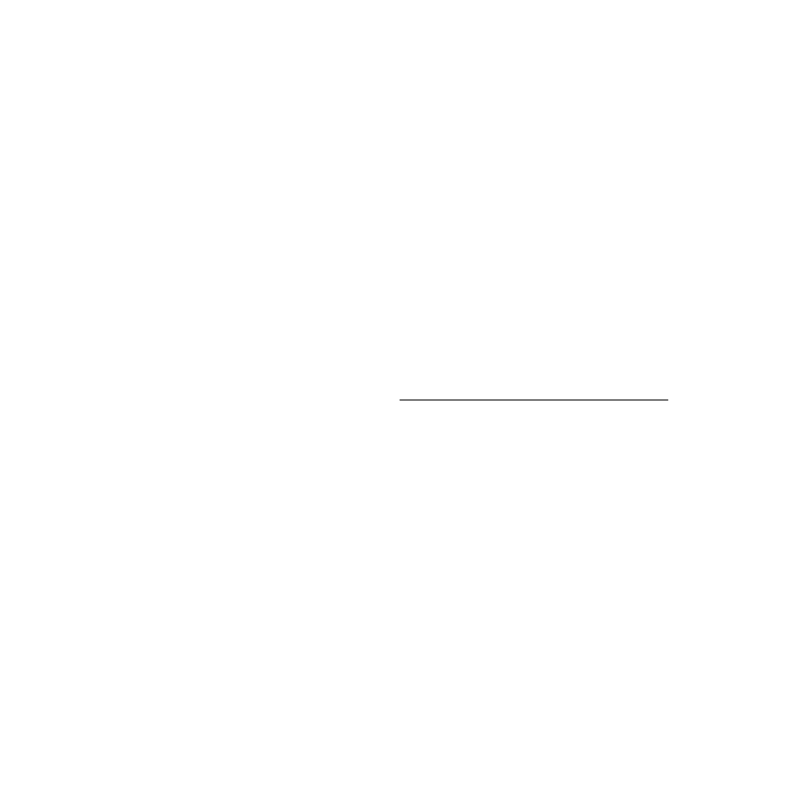
Frame 1 (no input)
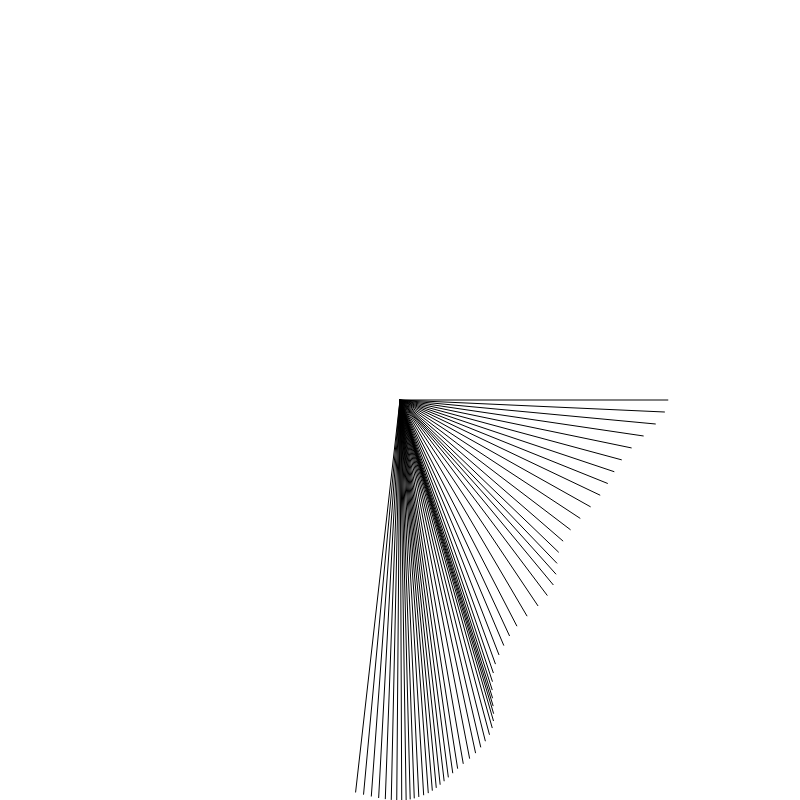
Frame 60 (no input)
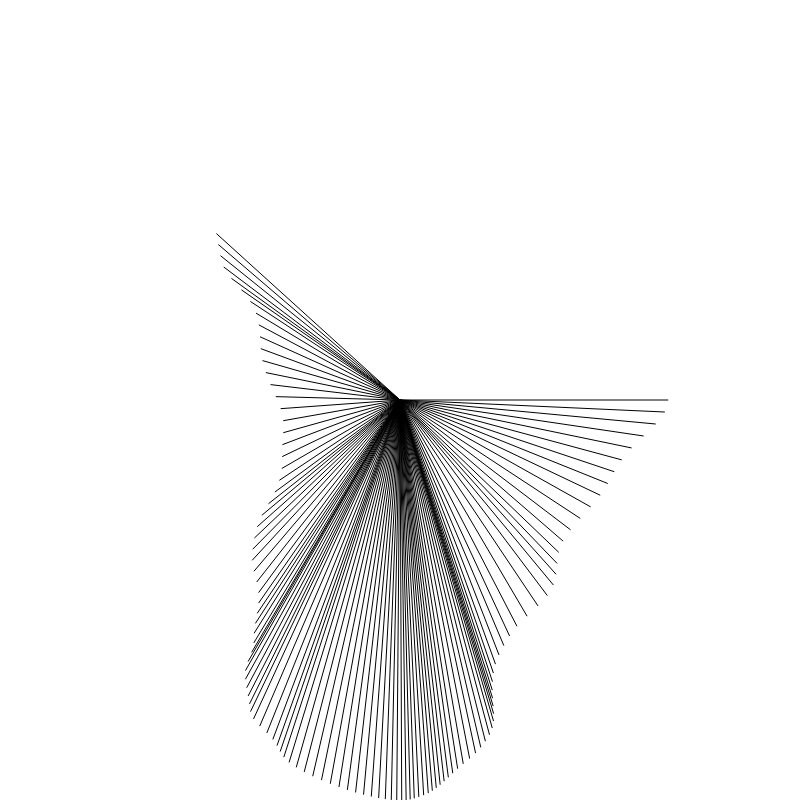
Frame 120 (the mouse pressed at the canvas centre since frame 60)

The p5.js sketch that drew these frames (run headless with seeded random() and noise() and a simulated clock; from frame 60 on, the mouse is pressed at the canvas centre):

// p5.js sketch
// ── sketch.js
var angle = 0;
var radius = 400;

function setup() {
  createCanvas(800, 800);
}

function draw() {
  translate(width/2, height/2);
  
  var x = radius * cos(angle);
  var y = radius * sin(angle);
  //if(mouseIsPressed){
    x = x * noise(angle);
  //}
  line(0, 0, x, y);
  angle+=0.03;
  if(angle>=TWO_PI){
    stroke(255,0,0);
    angle = 0;
    fill(255, 10);
    rect(0,0,width, height);
    noFill();
  }
}
